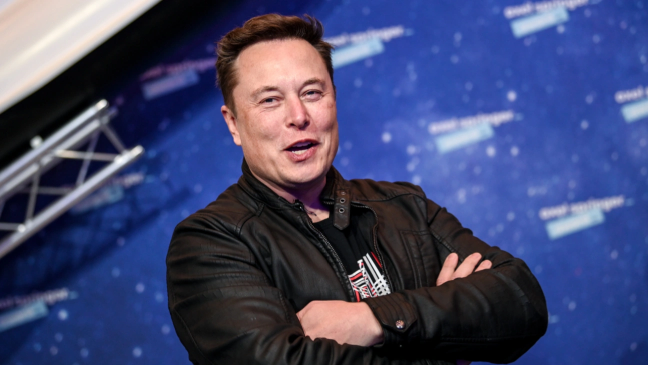
#> input picture Day-12 Image classification using CNN/Code/Code/simple_images/elon_musk/elon_15.jpg, 1296 x 730 px, given in place of the camera (shown at 1/2 size)
$ python 'object tracing.py'
#> lines starting #> are read from the running program, lines starting #| are printed output that depends on the picture; after the words box and inside, x2 and y2 are one past the last pixel; in counts of white or black regions, pixels touching at a corner belong together
import imutils
import time
import cv2
import csv
import os

cascade = 'D:\AI\code17 (1)\code\haarcascade_frontalface_default.xml'
detector = cv2.CascadeClassifier(cascade)

Name = str(input("Enter your Name: "))
#> the answer given: ../../Day-12 Image classification using CNN/Code/Code/simple_images/elon_musk/elon_15.jpg
Roll_Number = int(input("Enter your Roll_Number: "))
#> the answer given: 3
dataset = 'dataset'
sub_data = Name
path = os.path.join(dataset, sub_data)

if not os.path.isdir(path):
    os.makedirs(path)
    print(sub_data)

info = [str(Name), str(Roll_Number)]
with open('student.csv', 'a') as csvFile:
    write = csv.writer(csvFile)
    write.writerow(info)
csvFile.close()

print("Starting video stream...")
cam = cv2.VideoCapture(0)
time.sleep(2.0)
total = 0

while total < 50:
    print(total)
    _, frame = cam.read()
#> frame is the input picture: shape (730, 1296, 3); mean B, G, R 111, 71.4, 65.6
    img = imutils.resize(frame, width=400)
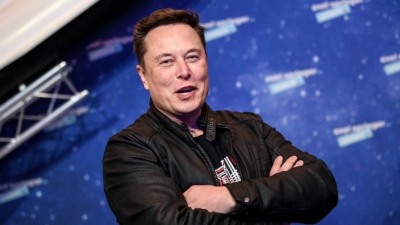
#> img: shape (225, 400, 3); mean B, G, R 111, 71.4, 65.6
    rects = detector.detectMultiScale(
        cv2.cvtColor(img, cv2.COLOR_BGR2GRAY), scaleFactor=1.1,
        minNeighbors=5, minSize=(30, 30))
#> rects = [[142, 29, 75, 75]]

    for (x, y, w, h) in rects:
        cv2.rectangle(frame, (x, y), (x + w, y + h), (0, 255, 0), 2)
        p = os.path.join(path, "{}.png".format(str(total).zfill(5)))
        cv2.imwrite(p, img)
        total += 1
#> this loop made 1 pass
#> (x, y, w, h, total) on pass 1: (142, 29, 75, 75, 1)
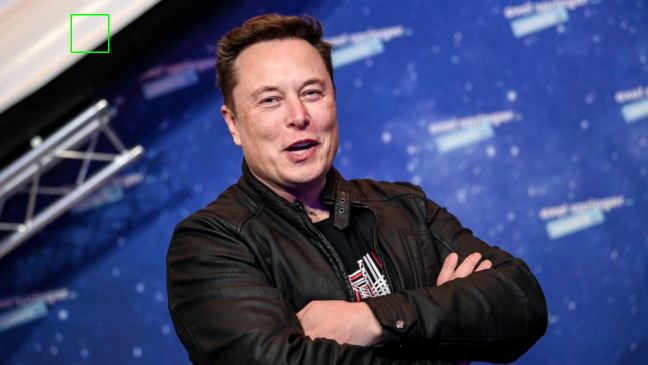
#> frame: shape (730, 1296, 3) (shown at 1/2 size); 0.09% of pixels changed, all inside (x1, y1, x2, y2) = (141, 28, 219, 106)
#> after the loop, total = 1

    cv2.imshow("Frame", frame)
    key = cv2.waitKey(1) & 0xFF
#> (key q is pressed here)
    if key == ord("q"):
        break

cam.release()
cv2.destroyAllWindows()

$ run again, on Day-12 Image classification using CNN/Code/Code/simple_images/elon_musk/elon_20.jpg
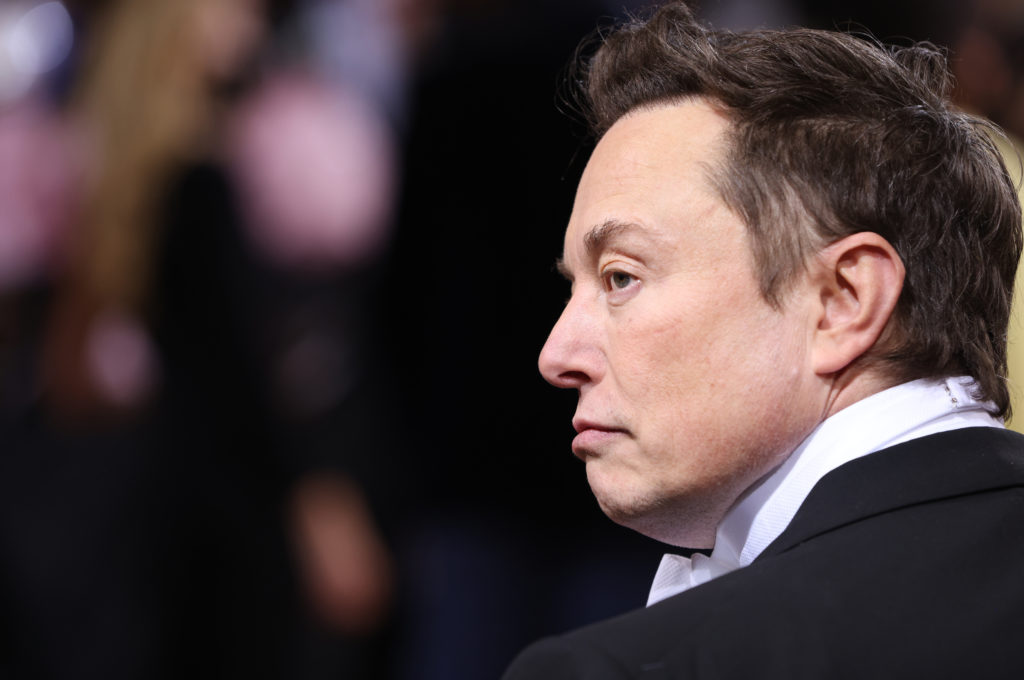
#> input picture Day-12 Image classification using CNN/Code/Code/simple_images/elon_musk/elon_20.jpg, 1024 x 680 px, given in place of the camera
#> frame is the input picture: shape (680, 1024, 3); mean B, G, R 57.2, 56.5, 70.4
#> rects = [[196, 53, 144, 144]]
#> the loop `for (x, y, w, h) in rects:` made 1 pass
#> (x, y, w, h, total) on pass 1: (196, 53, 144, 144, 1)
#> after the loop `for (x, y, w, h) in rects:`:
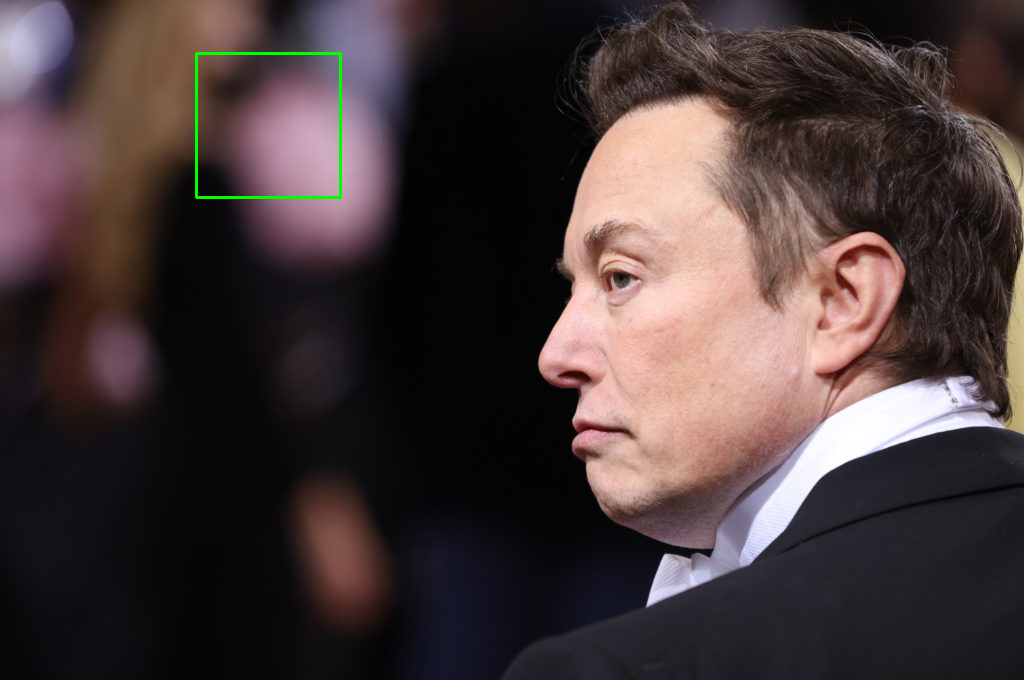
#> frame: shape (680, 1024, 3); 0.25% of pixels changed, all inside (x1, y1, x2, y2) = (195, 52, 342, 199)
#> after the loop `for (x, y, w, h) in rects:`: total = 1

$ run again, on Day-12 Image classification using CNN/Code/Code/simple_images/elon_musk/elon_45.jpg
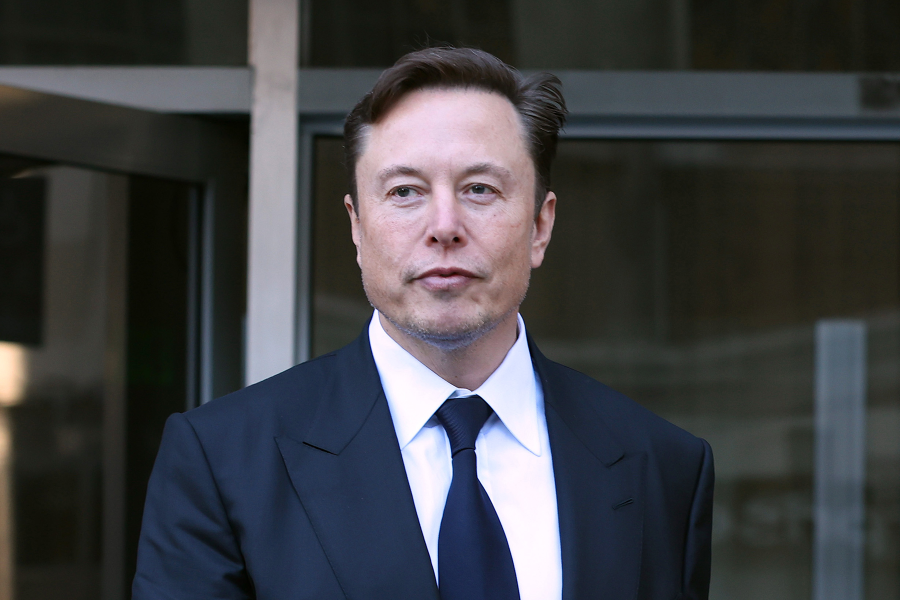
#> input picture Day-12 Image classification using CNN/Code/Code/simple_images/elon_musk/elon_45.jpg, 1800 x 1200 px, given in place of the camera (shown at 1/2 size)
#> frame is the input picture: shape (1200, 1800, 3); mean B, G, R 68.3, 65.1, 63.9
#> `img = imutils.resize(frame, width=400)`:
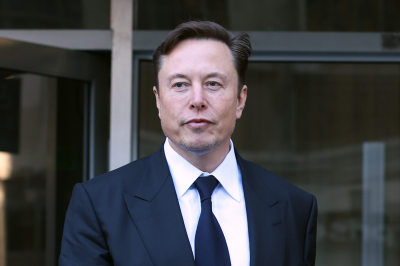
#> img: shape (266, 400, 3); mean B, G, R 68.3, 65.1, 63.9
#> rects = [[146, 43, 102, 102]]
#> the loop `for (x, y, w, h) in rects:` made 1 pass
#> (x, y, w, h, total) on pass 1: (146, 43, 102, 102, 1)
#> after the loop `for (x, y, w, h) in rects:`:
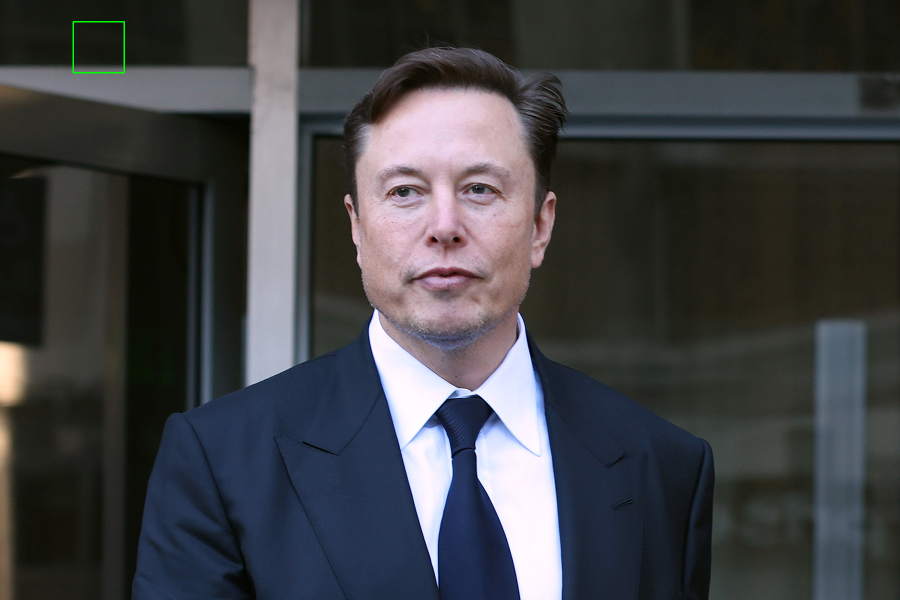
#> frame: shape (1200, 1800, 3) (shown at 1/2 size); 0.06% of pixels changed, all inside (x1, y1, x2, y2) = (145, 42, 250, 147)
#> after the loop `for (x, y, w, h) in rects:`: total = 1
